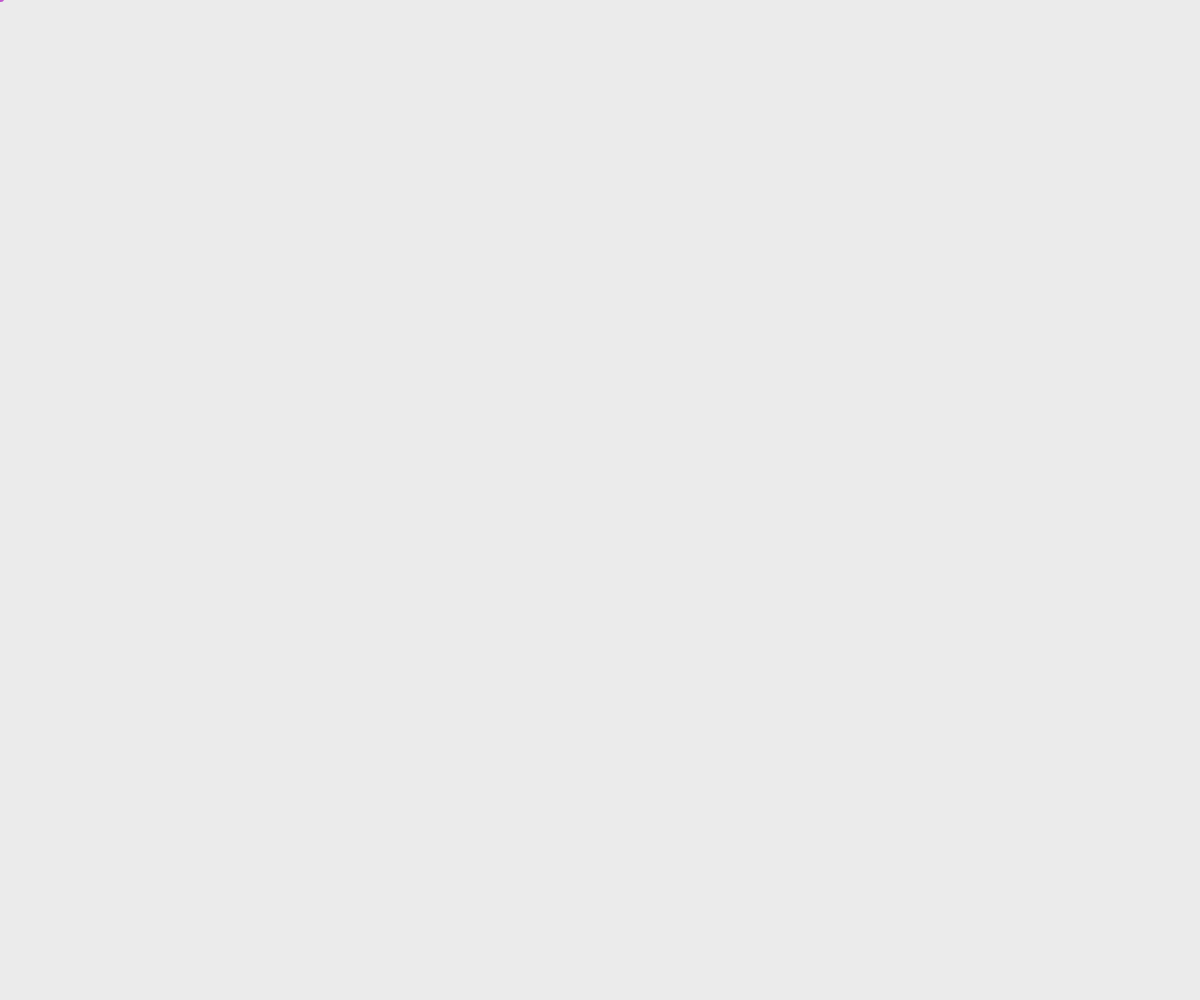
Frame 1 (no input)
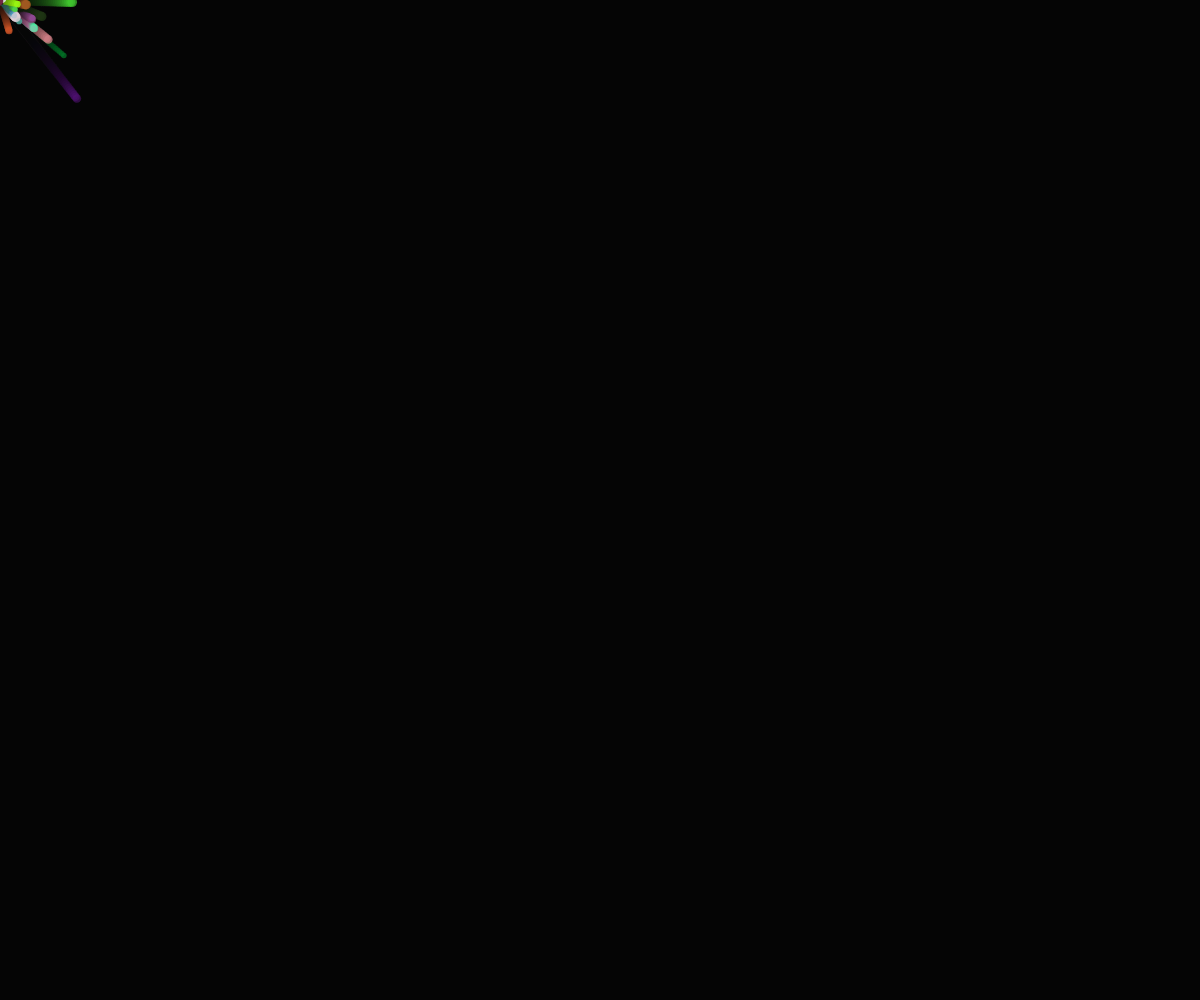
Frame 60 (no input)
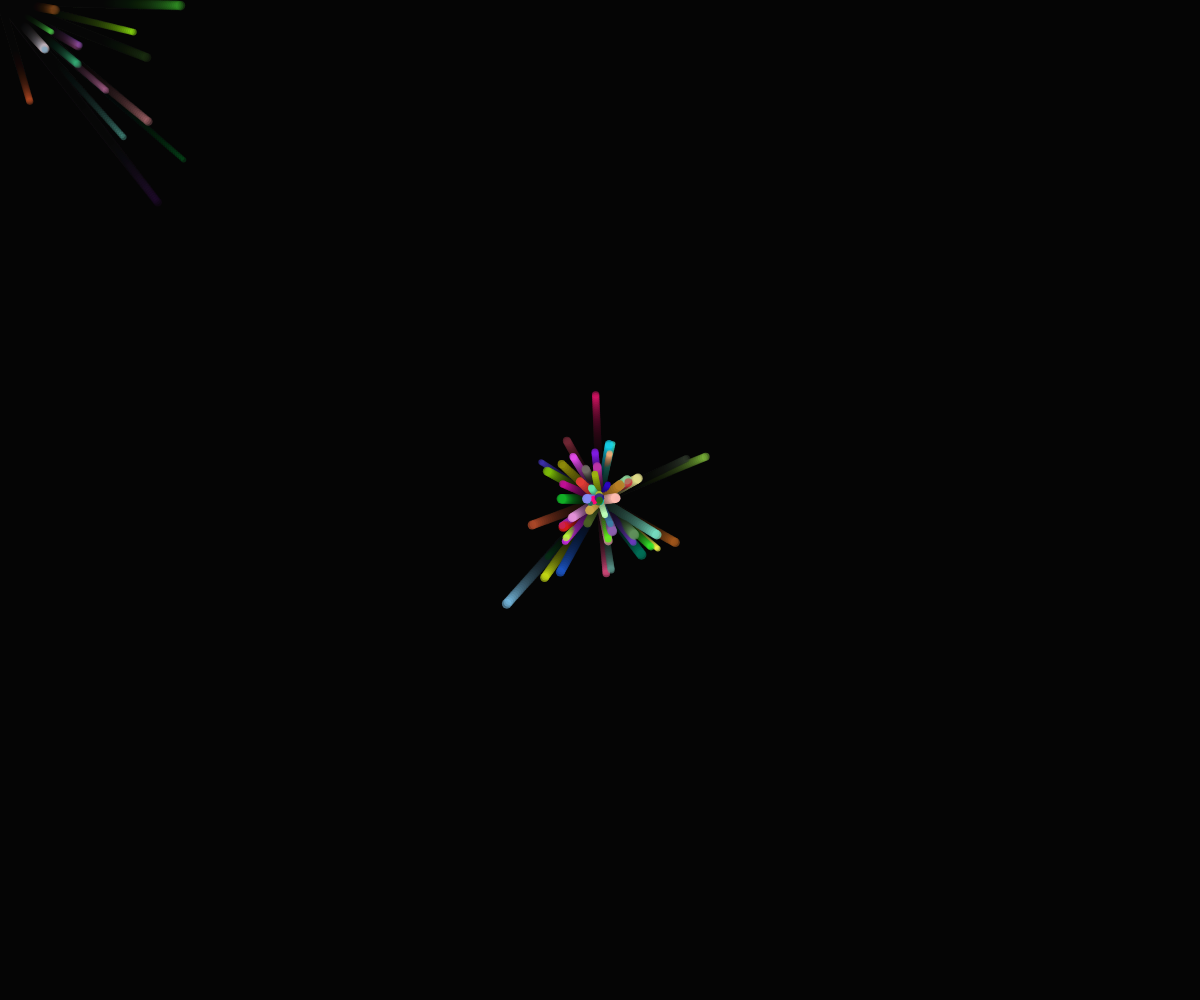
Frame 120 (the mouse pressed at the canvas centre since frame 60)

The p5.js sketch that drew these frames (run headless with seeded random() and noise() and a simulated clock; from frame 60 on, the mouse is pressed at the canvas centre):

// p5.js sketch
// ── sketch.js
let particles = [];

function setup() {
  createCanvas(windowWidth, windowHeight);
  noStroke();
}

function draw() {
  background(0, 20); // Fade effect for trailing particles

  // Emit new particles from the mouse position
  particles.push(new Particle(mouseX, mouseY));

  // Update and display particles
  for (let i = particles.length - 1; i >= 0; i--) {
    particles[i].update();
    particles[i].display();

    if (particles[i].isOffScreen()) {
      particles.splice(i, 1); // Remove particles that go off screen
    }
  }
}

class Particle {
  constructor(x, y) {
    this.position = createVector(x, y);
    this.velocity = createVector(random(-2, 2), random(-2, 2));
    this.acceleration = createVector(0, 0);
    this.lifespan = 255;
    this.color = color(random(255), random(255), random(255));
    this.size = random(5, 10);
  }

  applyForce(force) {
    this.acceleration.add(force);
  }

  update() {
    this.velocity.add(this.acceleration);
    this.position.add(this.velocity);
    this.acceleration.mult(0);
    this.lifespan -= 2;
  }

  display() {
    fill(
      this.color.levels[0],
      this.color.levels[1],
      this.color.levels[2],
      this.lifespan
    );
    ellipse(this.position.x, this.position.y, this.size);
  }

  isOffScreen() {
    return (
      this.position.x > width ||
      this.position.x < 0 ||
      this.position.y > height ||
      this.position.y < 0
    );
  }
}
